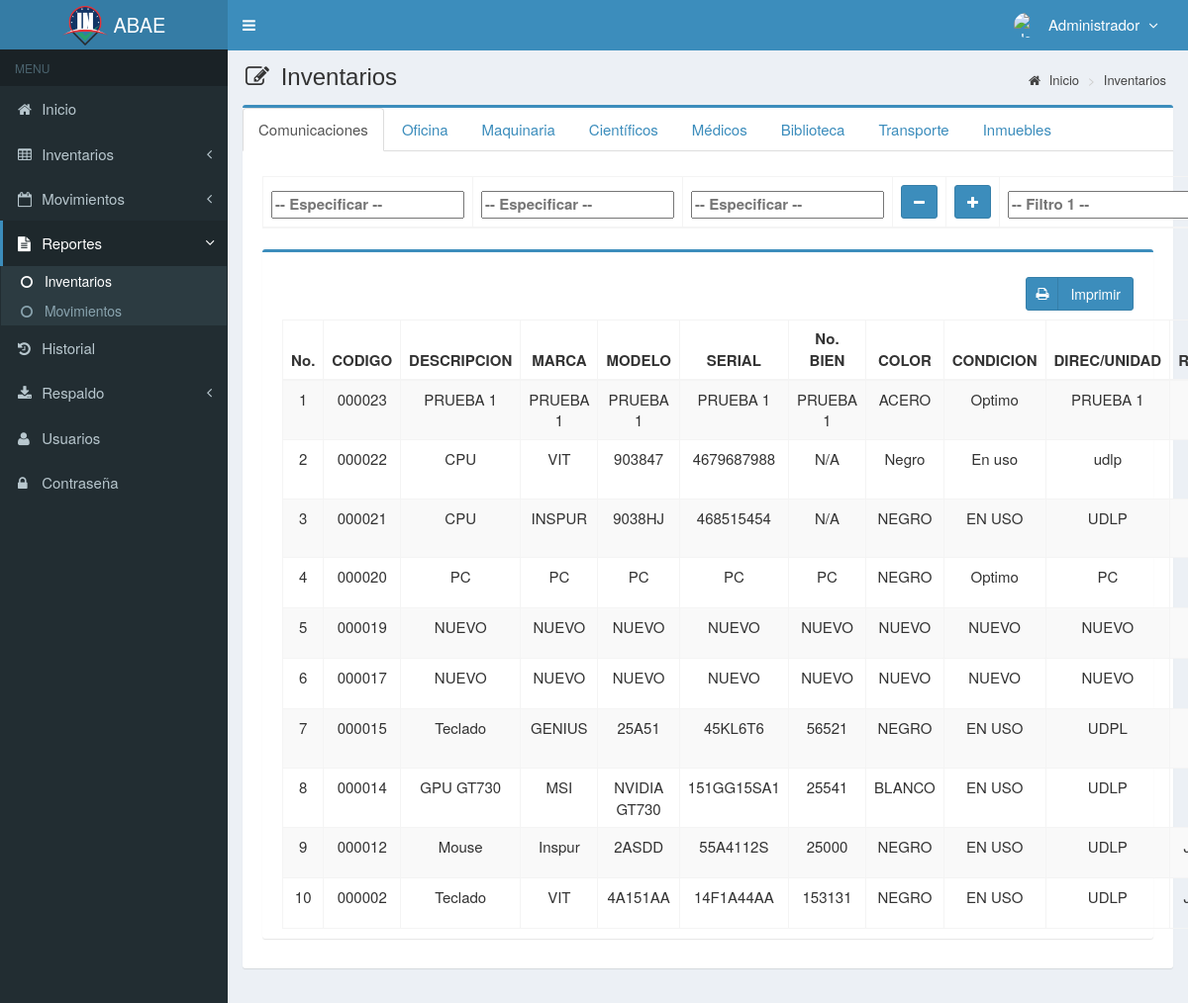
The page /main.php?module=stock_inventory (signed in) on the database its author committed.
### tables this page shows
CREATE TABLE `usuarios` (
  `id_user` int(3) NOT NULL,
  `username` varchar(50) NOT NULL,
  `name_user` varchar(50) NOT NULL,
  `cedula_user` int(20) NOT NULL,
  `password` varchar(50) NOT NULL,
  `email` varchar(50) DEFAULT NULL,
  `telefono` varchar(13) DEFAULT NULL,
  `foto` varchar(100) DEFAULT NULL,
  `permisos_acceso` varchar(30) NOT NULL,
  `status` enum('activo','bloqueado') NOT NULL DEFAULT 'activo',
  `created_at` timestamp NOT NULL DEFAULT current_timestamp(),
  `updated_at` timestamp NOT NULL DEFAULT current_timestamp() ON UPDATE current_timestamp(),
  `sede` varchar(30) DEFAULT NULL
);

CREATE TABLE `inventario` (
  `categoria` varchar(300) NOT NULL,
  `codigo` varchar(10) NOT NULL,
  `serial` varchar(20) NOT NULL,
  `nombre` varchar(300) NOT NULL,
  `marca` varchar(300) NOT NULL,
  `modelo` varchar(300) NOT NULL,
  `cantidad` int(10) NOT NULL,
  `clasificacion` varchar(300) NOT NULL,
  `sede` varchar(300) NOT NULL,
  `pertenece` varchar(300) NOT NULL,
  `cedula` varchar(10) NOT NULL,
  `bienesN` varchar(20) NOT NULL,
  `color` varchar(10) NOT NULL,
  `descripcion` varchar(300) NOT NULL,
  `condicion` varchar(300) NOT NULL,
  `ubicacion` varchar(300) NOT NULL,
  `precio_compra` int(11) NOT NULL,
  `precio_venta` int(11) NOT NULL,
  `unidad` varchar(20) NOT NULL,
  `stock` int(11) NOT NULL,
  `estado` enum('chequeado','nochequeado') NOT NULL DEFAULT 'chequeado',
  `created_user` int(3) NOT NULL,
  `created_date` timestamp NOT NULL DEFAULT current_timestamp(),
  `updated_user` int(3) NOT NULL,
  `updated_date` timestamp NOT NULL DEFAULT current_timestamp(),
  `tipo` varchar(300) DEFAULT NULL,
  `responsable` varchar(300) DEFAULT NULL,
  `uso` varchar(20) DEFAULT NULL,
  `detalles` varchar(300) NOT NULL,
  `foto` varchar(100) DEFAULT NULL
);

### modules/stock_inventory/view2.php (the view, shortened to what this page needs)
<section class="content-header">
  <h1>
    <i class="fa fa-edit icon-title"></i> Inventarios
  </h1>
  <ol class="breadcrumb">
    <li><a href="?module=start"><i class="fa fa-home"></i> Inicio </a></li>
    <li><a href="?module=stock_inventory"> Inventarios </a></li>
  </ol>
</section>
<section class="content">
  <div class="row">
    <div class="col-md-12">
      <div class="box box-primary">
        <div role="tabpanel">
          <ul class="nav nav-tabs" role="tablist">
            <li role="presentation" class="active"><a href="#Comunicaciones" aria-controls="" data-toggle="tab" role="tab">Comunicaciones</a></li>
            <li role="presentation"><a href="#Oficina" aria-controls="" data-toggle="tab" role="tab">Oficina</a></li>
            <li role="presentation"><a href="#Maquinaria" aria-controls="" data-toggle="tab" role="tab">Maquinaria</a></li>
            <li role="presentation"><a href="#Cientificos" aria-controls="" data-toggle="tab" role="tab">Científicos</a></li>
            <li role="presentation"><a href="#Medicos" aria-controls="" data-toggle="tab" role="tab">Médicos</a></li>
            <li role="presentation"><a href="#biblioteca" aria-controls="" data-toggle="tab" role="tab">Biblioteca</a></li>
            <li role="presentation"><a href="#Transporte" aria-controls="" data-toggle="tab" role="tab">Transporte</a></li>
            <li role="presentation"><a href="#inmuebles" aria-controls="" data-toggle="tab" role="tab">Inmuebles</a></li>
          </ul>
          <div class="tab-content">
            <div role="tabpanel" class="tab-pane active" id="Comunicaciones">
              <form role="form" class="form-horizontal" action="modules/stock_inventory/print_filter.php" method="POST" target="_blank">
                <div class="box-body">
                  <form name="formulario" method="POST" action="modules/stock_inventory/print_filter.php" target="_blank">
                    <table id="dataTables1" class="table table-bordered table-striped table-hover">
                      <thead>
                        <tr>
                          <th class="center">
                            <input list="items_Comunicaciones" type="text" name="filtrado" id="f_comu" autocomplete="off" required="true" placeholder="-- Especificar --" onpaste="return false" onkeypress="return false" autocomplete="off">
                          </th>
                          <th class="center"><input list="items_Comunicaciones" type="text" name="filtrado2" id="f_comu2" placeholder="-- Especificar --" onpaste="return false" onkeypress="return false" autocomplete="off">
                          <th class="center"><input list="items_Comunicaciones" type="text" name="filtrado3" id="f_comu3" placeholder="-- Especificar --" onpaste="return false" onkeypress="return false" autocomplete="off">
                          <th class="center"> <a data-toggle="tooltip" class="btn btn-primary btn-mb" id="cbtn_o">
                          <i style="color:#fff" class="fa fa-minus"></i>
                          </th>
                          <th class="center"> <a data-toggle="tooltip" class="btn btn-primary btn-mb" id="cbtn_v">
                            <i style="color:#fff" class="fa fa-plus"></i>
                          </th>
                          <th class="center"><input class="chosen-select" class="col-mb-2 form-control" class="col-mb-2 form-control" type="text" name="filtro" id="filtro" value="" placeholder="-- Filtro 1 --"></th>
                          </th>
                        </tr>
                      </thead>
                    </table>
                  </form>
                  <div class="row">
                    <div class="col-md-12">
                      <div class="box box-primary">
                        <div class="box-body" id="contenido">
                          <section>
                            <a class="btn btn-primary btn-social pull-right" href="modules/stock_inventory/print.php" target="_blank">
                              <i class="fa fa-print"></i> Imprimir
                            </a>
                          </section>
                          <table id="dataTables2" class="table table-bordered table-striped table-hover">
                            <thead>
                              <tr>
                                <th class="center">No.</th>
                                <th class="center">CODIGO</th>
                                <th class="center">DESCRIPCION</th>
                                <th class="center">MARCA</th>
                                <th class="center">MODELO</th>
                                <th class="center">SERIAL</th>
                                <th class="center">No. BIEN</th>
                                <th class="center">COLOR</th>
                                <th class="center">CONDICION</th>
                                <th class="center">DIREC/UNIDAD</th>
                                <th class="center">RESPONSABLE</th>
                              </tr>
                            </thead>
                            <tbody>
                            <?php
                            $no = 1;
                              $query = mysqli_query($mysqli, "SELECT * FROM inventario WHERE categoria='Comunicaciones' ORDER BY codigo DESC ")
                                or die('error: ' . mysqli_error($mysqli));
                              while ($data = mysqli_fetch_assoc($query)) {
                                echo "<tr>
                                  <td width='50'  class='center'>$no</td>
                                  <td width='50'  class='center'>$data[codigo]</td>
                                  <td width='100' class='center'>$data[descripcion]</td>
                                  <td width='100' class='center'>$data[marca]</td>
                                  <td width='100' class='center'>$data[modelo]</td>
                                  <td width='100' class='center'>$data[serial]</td>
                                  <td width='100' class='center'>$data[bienesN]</td>
                                  <td width='100' class='center'>$data[color]</td>
                                  <td width='100' class='center'>$data[condicion]</td>
                                  <td width='100' class='center'>$data[unidad]</td>
                                  <td width='100' class='center'>$data[responsable]</td>
                                  <td width='100' class='center'>$data[cedula]</td>
                                  <td width='100' class='center'>$data[ubicacion]</td>
                                  <td width='100' class='center'>$data[sede]</td>
                                  <td width='100' class='center'>$data[pertenece]</td>
                                  <td width='80'  class='center'>
                                <div>
                    <a class='btn btn-primary btn-social pull-right' id='qr' data-toggle='modal' data-target='#exampleModal'>
                          <i id='$data[serial]' style='color:#000' class='fa fa-qrcode fa-2x'></i> QR
                    </a>";
                            $no++;
                            }
                            ?>
                            </tbody>
                          </table>
                        </div>
                      </div>
                    </div>
                  </div>
                </div>
              </form>
            </div>
        </div>
      </div>
    </div>
  </div>
</section>

### top-menu.php (shortened to what this page needs)
<?php
require_once "config/database.php";
$query = mysqli_query($mysqli, "SELECT id_user, name_user, foto, permisos_acceso FROM usuarios WHERE id_user='$_SESSION[id_user]'")
                                or die('error: '.mysqli_error($mysqli));
$data = mysqli_fetch_assoc($query);
?>
<li class="dropdown user user-menu">
  <a href="#" class="dropdown-toggle" data-toggle="dropdown">
  <?php
  if ($data['foto']=="") { ?>
    <img src="images/user/user-default.png" class="user-image" alt="User Image"/>
  <?php
  }
  else { ?>
    <img src="images/user/<?php echo $data['foto']; ?>" class="user-image" alt="User Image"/>
  <?php
  }
  ?>
    <span class="hidden-xs"><?php echo $data['name_user']; ?> <i style="margin-left:5px" class="fa fa-angle-down"></i></span>
  </a>
</li>

### assets/css/style.css (style rules this page uses)
.btn-social *:first-child { border-right: 1px solid rgba(0, 0, 0, 0.1); bottom: 0; font-size: 1em !important; left: 0; line-height: 32px !important; position: absolute; text-align: center; top: 0; width: 32px !important; }
.content-header { padding: 15px 18px 0; position: relative; }
.content-header > .breadcrumb { background: transparent none repeat scroll 0 0; border-radius: 2px; float: right; font-size: 13px; margin-bottom: 0; margin-top: 0; padding: 7px 12px; position: absolute; right: 10px; top: 15px; }
.center { text-align:center; }
.icon-title { margin-right: 5px; }
body { background-color: #fff; color: #333; font-size: 15px; line-height: 1.42857; }

### rows shown on the page
usuarios: name_user "Administrador"
inventario: codigo "000023", descripcion "PRUEBA 1", marca "PRUEBA 1", modelo "PRUEBA 1", serial "PRUEBA 1", bienesN "PRUEBA 1", color "ACERO", condicion "Optimo", unidad "PRUEBA 1"
inventario: codigo "000022", descripcion "CPU", marca "VIT", modelo "903847", serial "4679687988", bienesN "N/A", color "Negro", condicion "En uso", unidad "udlp"
inventario: codigo "000021", descripcion "CPU", marca "INSPUR", modelo "9038HJ", serial "468515454", bienesN "N/A", color "NEGRO", condicion "EN USO", unidad "UDLP"
inventario: codigo "000020", descripcion "PC", marca "PC", modelo "PC", serial "PC", bienesN "PC", color "NEGRO", condicion "Optimo", unidad "PC"
inventario: codigo "000019", descripcion "NUEVO", marca "NUEVO", modelo "NUEVO", serial "NUEVO", bienesN "NUEVO", color "NUEVO", condicion "NUEVO", unidad "NUEVO"
inventario: codigo "000017", descripcion "NUEVO", marca "NUEVO", modelo "NUEVO", serial "NUEVO", bienesN "NUEVO", color "NUEVO", condicion "NUEVO", unidad "NUEVO"
inventario: codigo "000015", descripcion "Teclado", marca "GENIUS", modelo "25A51", serial "45KL6T6", bienesN "56521", color "NEGRO", condicion "EN USO", unidad "UDPL"
inventario: codigo "000014", descripcion "GPU GT730", marca "MSI", modelo "NVIDIA GT730", serial "151GG15SA1", bienesN "25541", color "BLANCO", condicion "EN USO", unidad "UDLP"
inventario: codigo "000012", descripcion "Mouse", marca "Inspur", modelo "2ASDD", serial "55A4112S", bienesN "25000", color "NEGRO", condicion "EN USO", unidad "UDLP"
inventario: codigo "000002", descripcion "Teclado", marca "VIT", modelo "4A151AA", serial "14F1A44AA", bienesN "153131", color "NEGRO", condicion "EN USO", unidad "UDLP"
